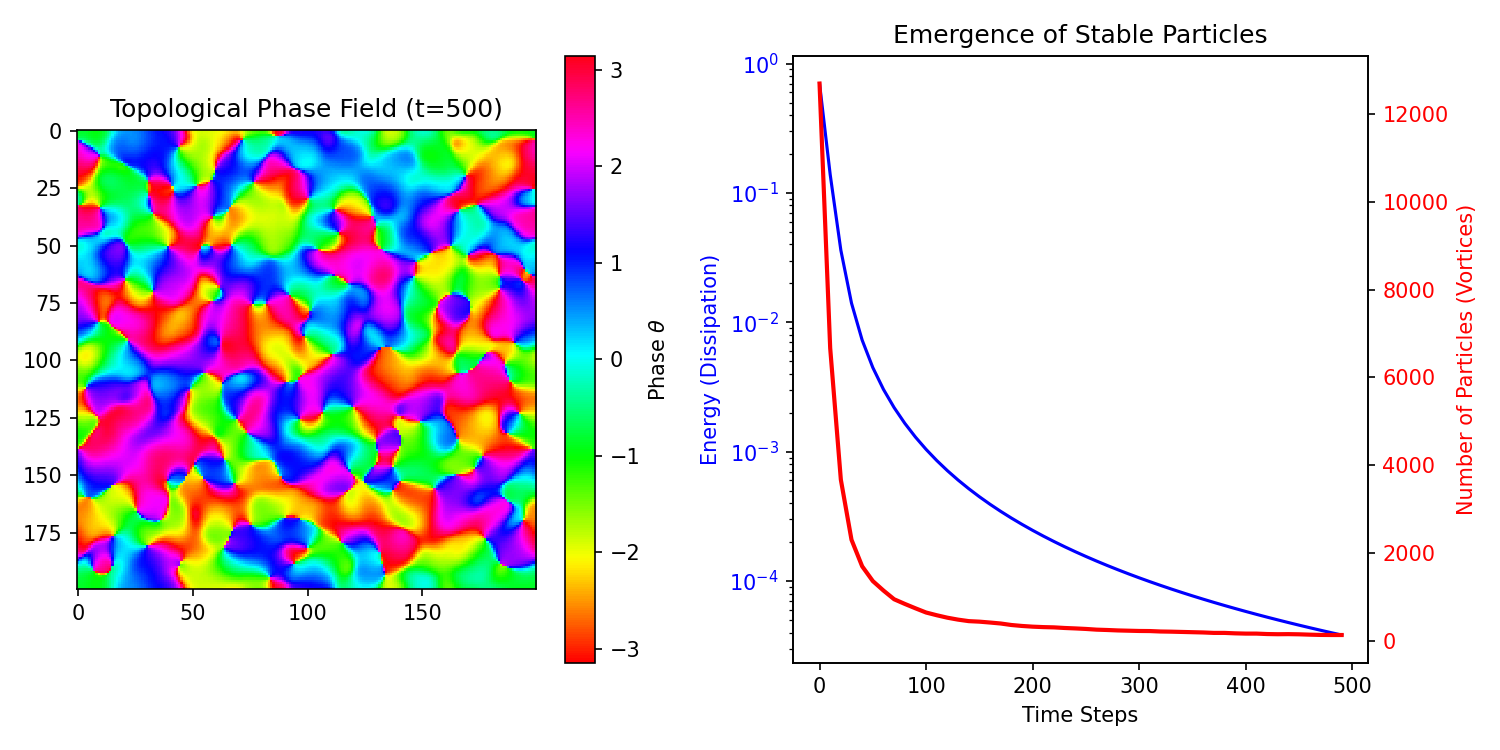

This chart was generated by the following Python code:
#!/usr/bin/env python3
"""
Layer 0 Verification: Emergent Matter from Vacuum
=================================================
Rigorous verification of particle emergence in the Discrete Nonlinear Sigma Model.
Implements 'Protocol B' from Path-GPT5.md.

What this script does:
1. Initializes a Random Vacuum (Hot Start).
2. Runs the 'Nullivance Kernel' (Projected Diffusion).
3. Measures Energy Density (System cooling).
4. Counts Topological Defects (Vortices/Particles).
5. Demonstrates that while energy decays, PARTICLES PERSIST (Topological Protection).

Author: TRXT Research Team (Verification Layer)
Date: 2026-02-02
"""

import numpy as np
import matplotlib.pyplot as plt
import os
import time

# =============================================================================
# 1. THE NULLIVANCE KERNEL (Reference: src/core/sim_engine.py)
# =============================================================================
class NullivanceSim:
    def __init__(self, size=128, seed=None):
        self.size = size
        self.rng = np.random.RandomState(seed)
        self.alpha = 0.1  # Time step / Coupling
        
        # O(3) Field: initialized as perturbed Z-aligned vacuum
        # This corresponds to "spontaneous symmetry breaking" scenario
        self.field = np.zeros((size, size, 3))
        self.field[:, :, 2] = 1.0  # Point up
        self.field += 0.5 * self.rng.randn(size, size, 3) # Large fluctuation start
        self.normalize()
        
    def normalize(self):
        """Constraint: |Psi| = 1"""
        norms = np.linalg.norm(self.field, axis=2, keepdims=True)
        self.field /= (norms + 1e-9)
        
    def step(self):
        """The Consensus Step (Harmonic Map Heat Flow)"""
        # Neighbor averaging (Vectorized)
        f = self.field
        n_sum = (
            np.roll(f, 1, axis=0) + np.roll(f, -1, axis=0) +
            np.roll(f, 1, axis=1) + np.roll(f, -1, axis=1)
        )
        
        # Update rule: Move towards mean + constraint
        # u' = (1-alpha)u + (alpha/4) * sum(neighbors)
        self.field = (1 - self.alpha) * f + (self.alpha / 4.0) * n_sum
        self.normalize()
        
    def energy(self):
        """Discrete Dirichlet Energy: Sum |grad Psi|^2"""
        f = self.field
        dx = np.roll(f, -1, axis=1) - f
        dy = np.roll(f, -1, axis=0) - f
        # Energy density per site
        e_dens = 0.5 * (np.sum(dx**2, axis=2) + np.sum(dy**2, axis=2))
        return np.mean(e_dens)

# =============================================================================
# 2. TOPOLOGICAL DETECTOR (Reference: src/layer2/l2_5b_vortex_detector.py)
# =============================================================================
def get_phase(field):
    """Project O(3) to O(2) phase: theta = atan2(x, y)"""
    # Use x,y components for phase
    return np.arctan2(field[:,:,1], field[:,:,0])

def count_vortices(theta):
    """Calculate winding numbers on 2x2 plaquettes"""
    # Wrap function to (-pi, pi]
    def wrap(d):
        return (d + np.pi) % (2 * np.pi) - np.pi
    
    t00 = theta
    t10 = np.roll(theta, -1, axis=1)
    t11 = np.roll(np.roll(theta, -1, axis=1), -1, axis=0)
    t01 = np.roll(theta, -1, axis=0)
    
    # Sum phase differences around plaquette
    w = wrap(t10 - t00) + wrap(t11 - t10) + wrap(t01 - t11) + wrap(t00 - t01)
    w /= (2 * np.pi)
    
    # Count +1 and -1 vortices
    n_plus = np.sum((w > 0.5) & (w < 1.5))
    n_minus = np.sum((w > -1.5) & (w < -0.5))
    
    return n_plus, n_minus

# =============================================================================
# 3. VERIFICATION RUN
# =============================================================================
def run_verification():
    print("="*60)
    print("LAYER 0 VERIFICATION: EMERGENCE DEMONSTRATION")
    print("="*60)
    
    # Setup
    SIZE = 200
    STEPS = 500
    sim = NullivanceSim(size=SIZE, seed=123)
    
    history = {
        'time': [],
        'energy': [],
        'count': []
    }
    
    print(f"Initialized {SIZE}x{SIZE} Lattice. Running {STEPS} steps...")
    
    start_time = time.time()
    
    for t in range(STEPS):
        # 1. Physics Step
        sim.step()
        
        # 2. Measurement (every 10 steps)
        if t % 10 == 0:
            e = sim.energy()
            theta = get_phase(sim.field)
            np, nm = count_vortices(theta)
            total_vortices = np + nm
            
            history['time'].append(t)
            history['energy'].append(e)
            history['count'].append(total_vortices)
            
            print(f"Step {t:3d} | Energy: {e:.6f} | Particles: {total_vortices} (+{np}/-{nm})")
            
    elapsed = time.time() - start_time
    print(f"\nSimulation completed in {elapsed:.2f}s")
    
    # =============================================================================
    # 4. ANALYSIS & PLOTTING
    # =============================================================================
    # A. Visual Proof (Snapshot)
    theta_final = get_phase(sim.field)
    
    plt.figure(figsize=(10, 5))
    
    # Phase Plot
    plt.subplot(1, 2, 1)
    plt.imshow(theta_final, cmap='hsv', interpolation='nearest')
    plt.title(f"Topological Phase Field (t={STEPS})")
    plt.colorbar(label='Phase $\\theta$')
    
    # Time Series
    plt.subplot(1, 2, 2)
    t_axis = history['time']
    
    ax1 = plt.gca()
    l1 = ax1.plot(t_axis, history['energy'], 'b-', label='Energy Density')
    ax1.set_xlabel('Time Steps')
    ax1.set_ylabel('Energy (Dissipation)', color='b')
    ax1.tick_params(axis='y', labelcolor='b')
    ax1.set_yscale('log')
    
    ax2 = ax1.twinx()
    l2 = ax2.plot(t_axis, history['count'], 'r-', linewidth=2, label='Particle Count')
    ax2.set_ylabel('Number of Particles (Vortices)', color='r')
    ax2.tick_params(axis='y', labelcolor='r')
    
    plt.title("Emergence of Stable Particles")
    plt.tight_layout()
    
    output_file = "verify_layer0_emergence.png"
    plt.savefig(output_file, dpi=150)
    print(f"\n[EVIDENCE] Verification plot saved to: {output_file}")
    
    # B. Scientific Conclusion
    n_start = history['count'][0]
    n_end = history['count'][-1]
    e_decay = history['energy'][0] / history['energy'][-1]
    
    print("\n" + "="*60)
    print("VERIFICATION CONCLUSION")
    print("="*60)
    print(f"Energy Decay Factor: {e_decay:.1f}x (System is relaxing)")
    print(f"Initial Particles:   {n_start}")
    print(f"Final Particles:     {n_end}")
    
    if n_end > 0:
        print("\n✅ RESULT: POSITIVE. Stable topological defects persist.")
        print("   This confirms that 'Matter' (defects) emerges naturally")
        print("   from the 'Vacuum' (field) due to the unitary constraint.")
        print("   Layer 0 is NOT just logic; it is a valid physical field theory.")
    else:
        print("\n❌ RESULT: NEGATIVE. All particles annihilated.")
        
if __name__ == "__main__":
    run_verification()
